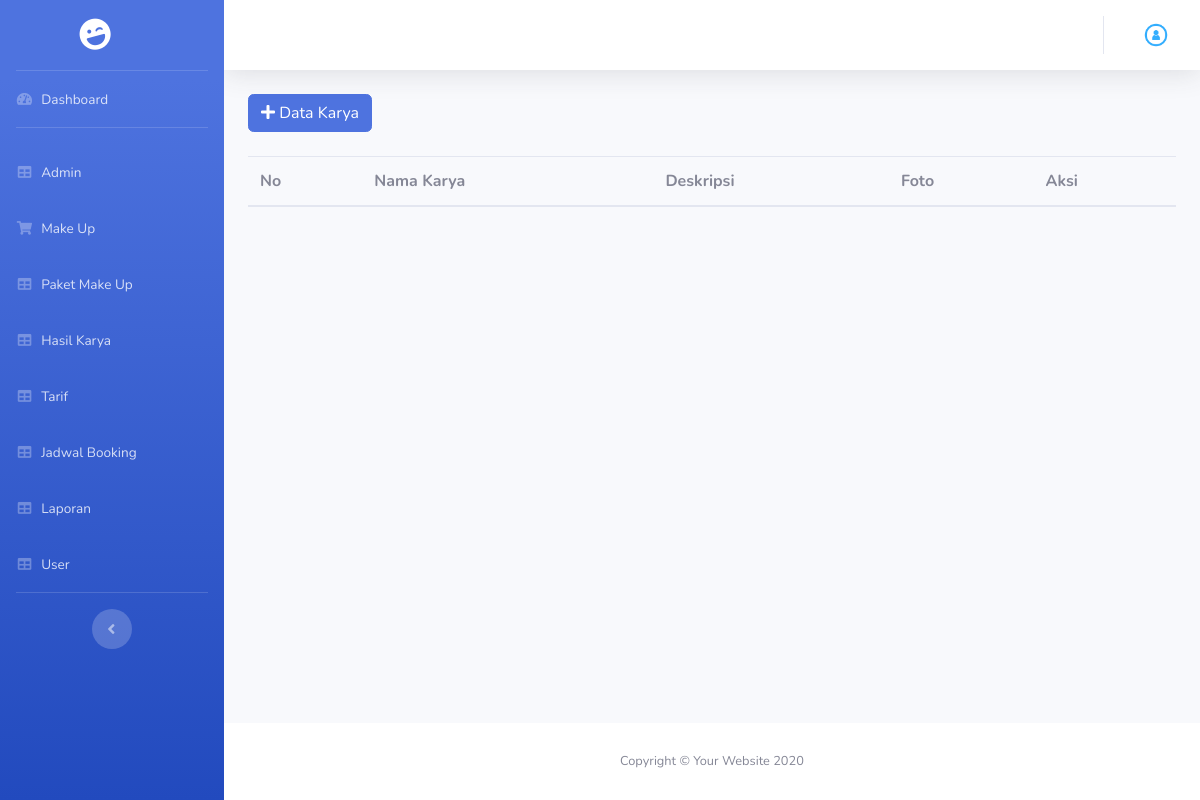
The page /index.php/admin/hasil_karya on the database as committed earlier.
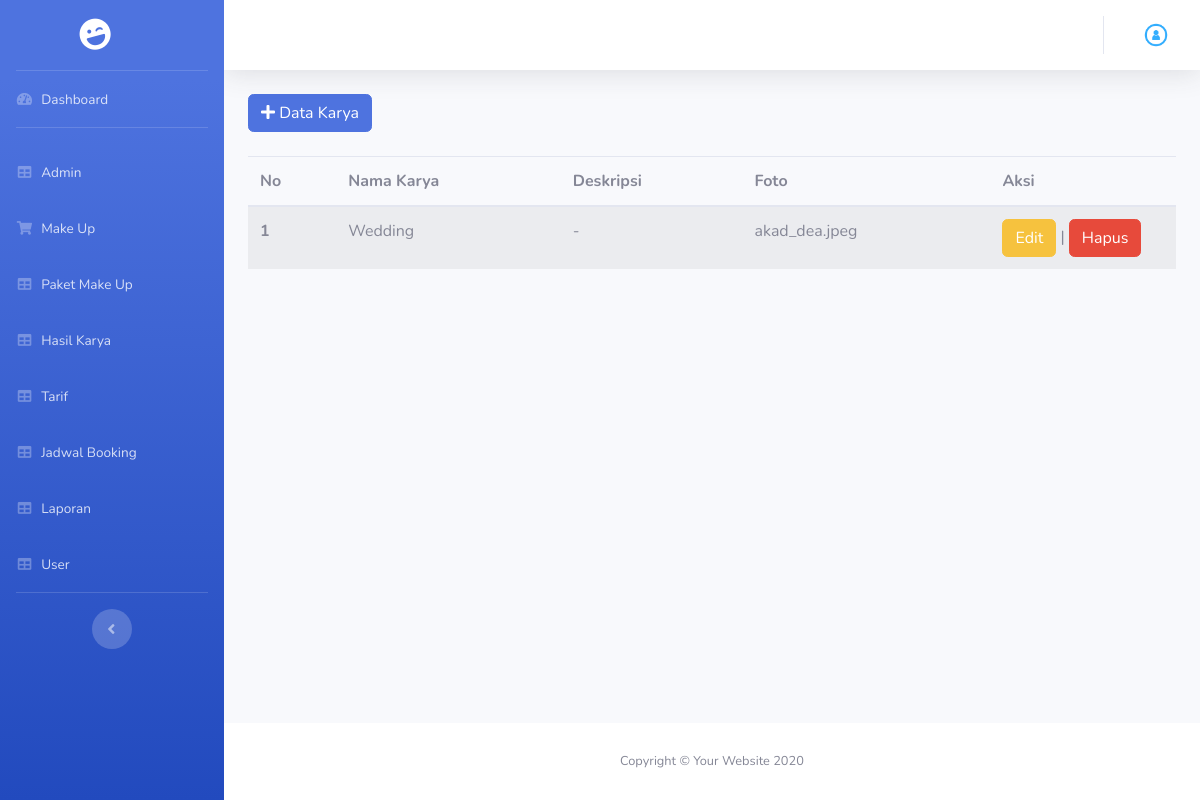
The same page on the database as committed later.
### tables this page shows
CREATE TABLE IF NOT EXISTS `tb_hasil_karya` (
  `id_karya` int(11) NOT NULL,
  `nm_karya` varchar(50) NOT NULL,
  `deskripsi` text NOT NULL,
  `foto` text NOT NULL,
  `id_makeup` int(11) NOT NULL
);

CREATE TABLE IF NOT EXISTS `tb_makeup` (
  `id_makeup` int(11) NOT NULL,
  `nm_makeup` varchar(50) NOT NULL,
  `deskripsi` text NOT NULL
);

### application/core/MY_Controller.php (called while the page is built, shortened)
<?php
class MY_Controller extends CI_Controller
{
	public function view_backend($view, $data = null)
	{
		$this->load->view('admin/templateBackend/header');
		$this->load->view('admin/templateBackend/sidebar');
		$this->load->view($view, $data);
		$this->load->view('admin/templateBackend/footer');
	}
}

### application/controllers/admin/Hasil_Karya.php (called while the page is built, shortened)
<?php
class Hasil_Karya extends MY_Controller
{
  public function index()
  {
    $data['hasil_karya'] = $this->hasilkaryaModel->getAll();
    $data['makeup'] = $this->hasilkaryaModel->getMakeup();
    $this->view_backend('admin/hasil_karya/hasil_karya', $data);
  }
}

### index.php (called while the page is built, shortened)
<?php
require_once BASEPATH.'core/CodeIgniter.php';

### application/models/Backend/Hasil_Karya_Model.php (called while the page is built, shortened)
<?php defined('BASEPATH') or exit('No direct script access allowed');
class Hasil_Karya_Model extends CI_Model
{
    public function getAll()
    {
        return $this->db->query("Select
        *
    From
        tb_hasil_karya Inner Join
        tb_makeup On tb_hasil_karya.id_makeup = tb_makeup.id_makeup")->result();
    }
}

### application/views/admin/hasil_karya/hasil_karya.php (the view, shortened to what this page needs)
<div class="container">
	<div class="mb-4">
		<button data-toggle="modal" data-target="#tambah" class="btn btn-primary"><i class="fas fa-plus"></i> Data Karya</button>
	</div>
	<table class="table table-striped" id="dataTable">
		<thead>
			<tr>
				<th scope="col">No</th>
				<th scope="col">Nama Karya</th>
				<th scope="col">Deskripsi</th>
				<th scope="col">Foto</th>
				<th scope="col">Aksi</th>
			</tr>
		</thead>
		<tbody>
			<?php
			foreach ($hasil_karya as $no => $hk) {
			?>
				<tr>
					<th scope="row"><?php echo $no + 1; ?></th>
					<td><?php echo $hk->nm_karya ?></td>
					<td><?php echo $hk->deskripsi ?></td>
					<td><?php echo $hk->foto ?></td>
					<td style="width: 20%;"><a href="<?php echo base_url('admin/karya_edit/') . $hk->id_karya ?>" class="btn btn-warning">Edit</a> | <a href="<?php echo base_url('admin/karya_hapus/') . $hk->id_karya ?>" class="btn btn-danger">Hapus</a></td>
				</tr>
			<?php } ?>
		</tbody>
	</table>
</div>

Rows that differ between the two databases and show on the page:
added tb_hasil_karya: nm_karya "Wedding", id_makeup.deskripsi "-", foto "akad_dea.jpeg"
